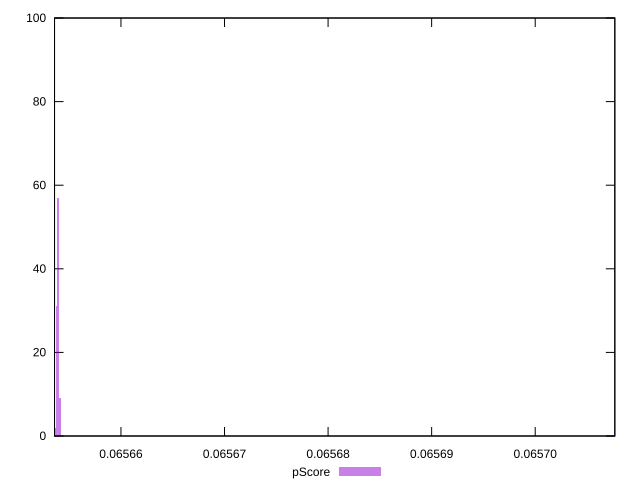

Generate this figure with gnuplot:
reset

$pScore <<EOF
0.0657077376308671 1
0.06565376788244891 31
0.06565394030976016 57
0.06565411273707139 9
0.06565359545513767 2
EOF

set key outside below
set boxwidth 1.724273112402207e-7
set xrange [0.06565358565213031:0.06570768712368008]
set yrange [0:100]
set trange [0:100]
set style fill transparent solid 0.5 noborder
set terminal svg size 640, 490 enhanced background rgb 'white'
set output "report_00023_2021-02-20T12:14:57.249Z/uses-long-cache-ttl/samples/pages+cached+noadtech/pScore/histogram.svg"

plot $pScore title "pScore" with boxes

reset
